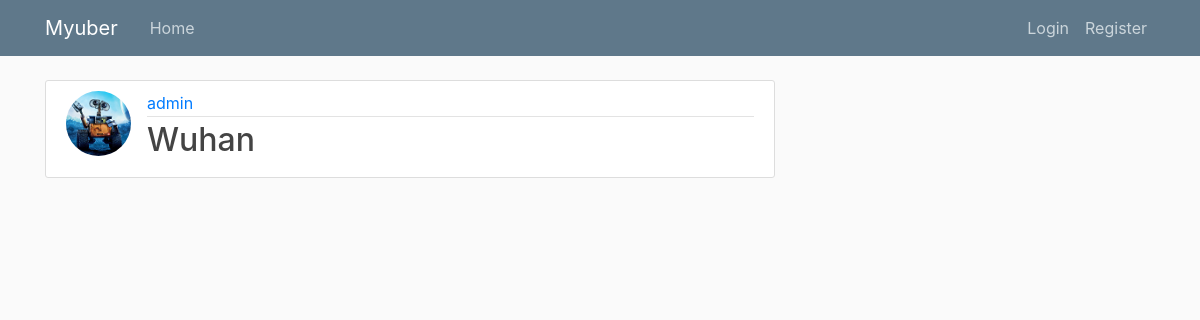
/ride/1/, run on the app's committed database.
### ride/models.py (models this page shows, shortened)
class Ride(models.Model):
    owner = models.ForeignKey(User, on_delete=models.CASCADE)
    des = models.CharField(max_length=200, verbose_name='Destination')
    start_date = models.DateTimeField(verbose_name='Start Date', help_text='Format: 2019-01-01 12:00')
    arrive_date = models.DateTimeField(verbose_name='Arrive Date', help_text='Format: 2019-01-01 12:00')
    pas_num = models.IntegerField(verbose_name='Passenger Number')
    share_valid = models.BooleanField(default=False, verbose_name='Do you want to share the ride with others?')
    share_max_num = models.IntegerField(verbose_name='The maximum sharers you can accept')
    share_name = models.CharField(max_length=200)
    share_number = models.IntegerField(default=0, verbose_name='Sharer Number')
    driver_name = models.CharField(max_length=200)
    status = models.IntegerField(default=0, verbose_name='Ride Status (open, confirmed, complete)')
    vehicle_type = models.CharField(max_length=200, verbose_name='Vehicle Type', blank=True)
    license_plate_number = models.CharField(max_length=20, verbose_name="License Plate Number", blank=True)
    max_pas_num = models.IntegerField(verbose_name="Maxmium Number of Passengers", default=0)

### users/models.py (models this page shows, shortened)
class Profile(models.Model):
    user = models.OneToOneField(User, on_delete=models.CASCADE)
    isDriver = models.BooleanField(default=False, verbose_name='Do you want to register as a driver?')
    vehicle_type = models.CharField(max_length=200, verbose_name='Vehicle Type')
    license_plate_number = models.CharField(max_length=20, verbose_name="License Plate Number", blank=True)
    max_pas_num = models.IntegerField(verbose_name="Maxmium Number of Passengers", default=0)
    image = models.ImageField(default='default.jpg', upload_to='profile_pics')

### ride/views.py (the view)
# urls.py: path('ride/<int:pk>/', RideDetailView.as_view(), name='ride-detail'),
class RideDetailView(DetailView):
    model = Ride

### ride/templates/ride/ride_detail.html (shortened to what this page needs)
{% extends 'ride/base.html' %}
{% block content %}
    <article class="media content-section">
      <img class="rounded-circle article-img" src="{{ object.owner.profile.image.url }}"    >
      <div class="media-body">
        <div class="article-metadata">
          <a class="mr-2" href="#">{{ object.owner }}</a>
        </div>
        <h2 class="article-title">{{ object.des }}</h2>
      </div>
    </article>
{% endblock content %}

### ride/static/ride/main.css (style rules this page uses)
body { background: #fafafa; color: #333333; margin-top: 5rem; }
h1, h2, h3, h4, h5, h6 { color: #444444; }
.content-section { background: #ffffff; padding: 10px 20px; border: 1px solid #dddddd; border-radius: 3px; margin-bottom: 20px; }
.article-title { color: #444444; }
.article-img { height: 65px; width: 65px; margin-right: 16px; }
.article-metadata { padding-bottom: 1px; margin-bottom: 4px; border-bottom: 1px solid #e3e3e3 }

### data on the page
Ride: owner.profile.image (placeholder picture), owner "admin", des "Wuhan"
